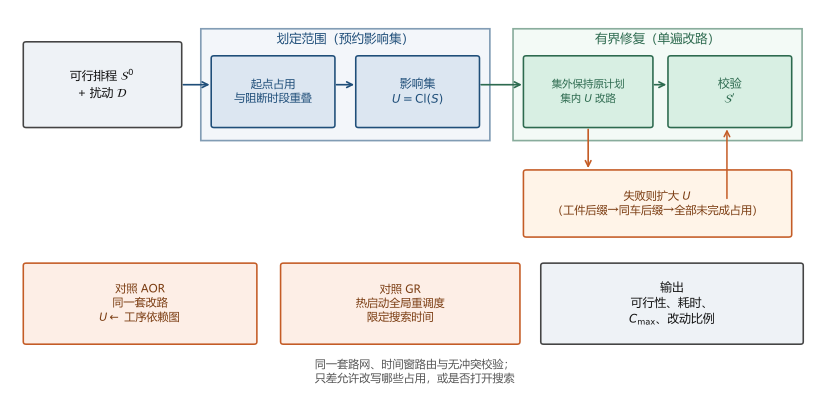

Write the Python code that produced this figure.
# -*- coding: utf-8 -*-
"""STRC 框架总图中文版（开题图5-5）。原 fig_strc_framework.* 保留。"""
from __future__ import annotations

import os

import matplotlib

matplotlib.use("Agg")
import matplotlib.pyplot as plt
from matplotlib.patches import FancyBboxPatch, Rectangle

HERE = os.path.dirname(os.path.abspath(__file__))
OUT = os.path.join(HERE, "fig_strc_framework_CN")

from _cjk_mpl import setup_cjk

setup_cjk()
plt.rcParams.update({"figure.dpi": 200})

C_MEAS = "#1f4e79"
C_REP = "#2d6a4f"
C_CTRL = "#c45c26"
C_BOX = "#f7f7f7"
C_EDGE = "#444444"


def box(ax, x, y, w, h, text, fc=C_BOX, ec=C_EDGE, fs=8.5, bold=False, tc="#111111"):
    ax.add_patch(FancyBboxPatch(
        (x, y), w, h, boxstyle="round,pad=0.02,rounding_size=0.05",
        facecolor=fc, edgecolor=ec, linewidth=1.15, zorder=2))
    ax.text(x + w / 2, y + h / 2, text, ha="center", va="center",
            fontsize=fs, fontweight=("bold" if bold else "normal"),
            color=tc, zorder=3, linespacing=1.25)


def arrow(ax, x1, y1, x2, y2, color=C_EDGE, lw=1.2):
    ax.annotate("", xy=(x2, y2), xytext=(x1, y1),
                arrowprops=dict(arrowstyle="->", color=color, lw=lw),
                zorder=1)


def main() -> None:
    fig, ax = plt.subplots(figsize=(8.4, 4.1))
    ax.set_xlim(0, 14)
    ax.set_ylim(-0.15, 8)
    ax.axis("off")

    box(ax, 0.25, 5.5, 2.7, 1.8,
        "可行排程 $\\mathcal{S}^0$\n+ 扰动 $\\mathcal{D}$",
        fc="#eef2f6", fs=8.5)

    ax.add_patch(Rectangle((3.3, 5.2), 5.0, 2.4, facecolor="#e8eef5",
                            edgecolor=C_MEAS, lw=1.2, alpha=0.55, zorder=0))
    ax.text(5.8, 7.3, "划定范围（预约影响集）", ha="center", fontsize=9,
            color=C_MEAS, fontweight="bold")
    box(ax, 3.5, 5.5, 2.1, 1.5, "起点占用\n与阻断时段重叠", fc="#dce6f1",
        ec=C_MEAS, fs=8, tc=C_MEAS)
    box(ax, 6.0, 5.5, 2.1, 1.5, "影响集\n$U=\\mathrm{Cl}(S)$", fc="#dce6f1",
        ec=C_MEAS, fs=8.5, bold=True, tc=C_MEAS)

    ax.add_patch(Rectangle((8.7, 5.2), 5.0, 2.4, facecolor="#e9f5ee",
                            edgecolor=C_REP, lw=1.2, alpha=0.55, zorder=0))
    ax.text(11.2, 7.3, "有界修复（单遍改路）", ha="center", fontsize=9,
            color=C_REP, fontweight="bold")
    box(ax, 8.9, 5.5, 2.2, 1.5, "集外保持原计划\n集内 $U$ 改路",
        fc="#d8efe3", ec=C_REP, fs=7.5, tc=C_REP)
    box(ax, 11.4, 5.5, 2.1, 1.5, "校验\n$\\mathcal{S}'$",
        fc="#d8efe3", ec=C_REP, fs=8.5, tc=C_REP)

    arrow(ax, 2.95, 6.4, 3.5, 6.4, C_MEAS)
    arrow(ax, 5.6, 6.4, 6.0, 6.4, C_MEAS)
    arrow(ax, 8.1, 6.4, 8.9, 6.4, C_REP)
    arrow(ax, 11.1, 6.4, 11.4, 6.4, C_REP)

    box(ax, 8.9, 3.15, 4.6, 1.4,
        "失败则扩大 $U$\n（工件后缀→同车后缀→全部未完成占用）",
        fc="#fff4e8", ec=C_CTRL, fs=8, tc="#7a3b10")
    arrow(ax, 10.0, 5.5, 10.0, 4.55, C_CTRL)
    ax.annotate("", xy=(12.4, 5.5), xytext=(12.4, 3.9),
                arrowprops=dict(arrowstyle="->", color=C_CTRL, lw=1.1))

    box(ax, 0.25, 0.85, 4.0, 1.7,
        "对照 AOR\n同一套改路\n$U\\leftarrow$ 工序依赖图",
        fc="#fdeee6", ec=C_CTRL, fs=8, tc="#7a3b10")
    box(ax, 4.7, 0.85, 4.1, 1.7,
        "对照 GR\n热启动全局重调度\n限定搜索时间",
        fc="#fdeee6", ec=C_CTRL, fs=8, tc="#7a3b10")
    box(ax, 9.2, 0.85, 4.5, 1.7,
        "输出\n可行性、耗时、\n$C_{\\max}$、改动比例",
        fc="#eef2f6", fs=8.5)

    ax.text(7.0, 0.32,
            "同一套路网、时间窗路由与无冲突校验；",
            ha="center", fontsize=8, color="#555555", style="italic")
    ax.text(7.0, 0.02,
            "只差允许改写哪些占用，或是否打开搜索",
            ha="center", fontsize=8, color="#555555", style="italic")

    fig.tight_layout()
    fig.savefig(OUT + ".png", dpi=200, bbox_inches="tight")
    fig.savefig(OUT + ".pdf", bbox_inches="tight")
    print("wrote", OUT)


if __name__ == "__main__":
    main()
